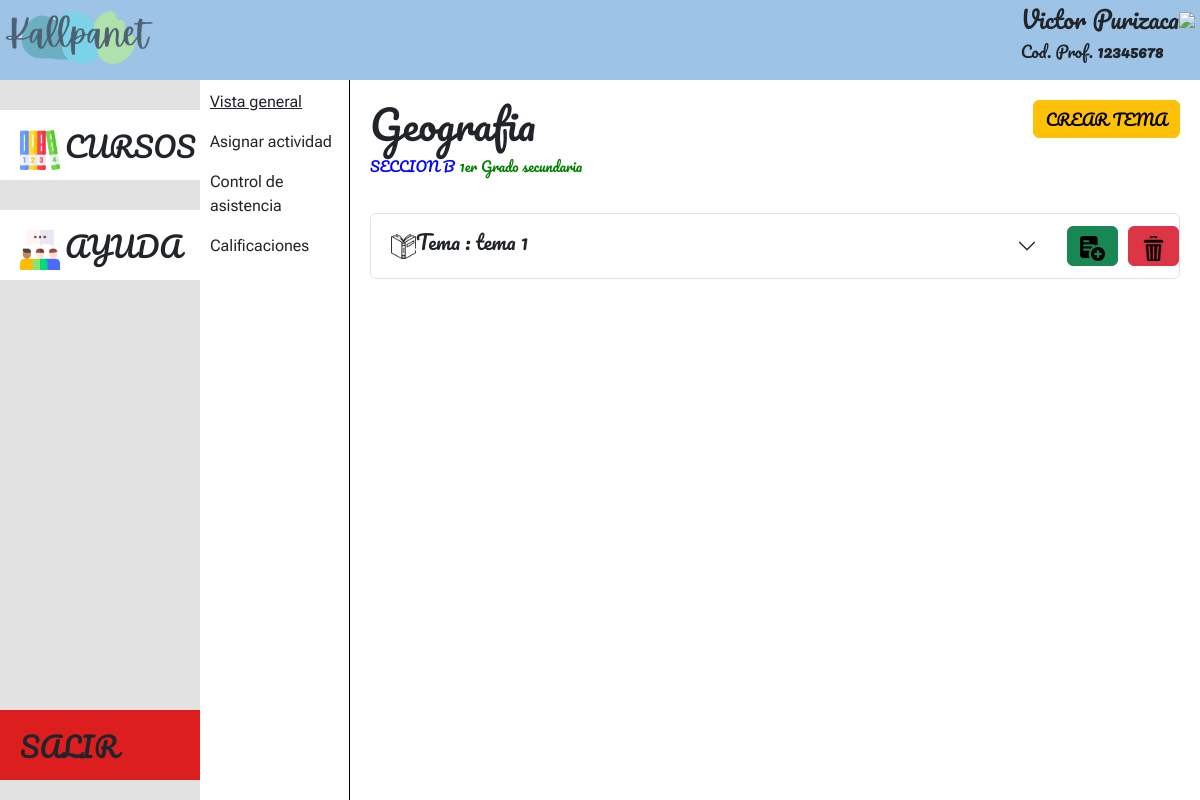
/kallpanet-profesores/profesores.php?codigo=3 (signed in), run on the app's committed database.
### tables this page shows
CREATE TABLE `cursos` (
  `cod_curso` varchar(20) NOT NULL,
  `nombre` varchar(30) NOT NULL,
  `area` varchar(30) DEFAULT NULL,
  `dni_profesor` varchar(20) NOT NULL,
  `cod_seccion` int(20) NOT NULL
);

CREATE TABLE `profesor` (
  `dni_profesor` varchar(20) NOT NULL,
  `nombre` text NOT NULL,
  `apellido` text NOT NULL,
  `usuario` varchar(30) NOT NULL,
  `contrasena` varchar(30) NOT NULL
);

CREATE TABLE `secciones` (
  `cod_seccion` int(20) NOT NULL,
  `nombre_seccion` varchar(30) NOT NULL,
  `cod_grado` int(20) NOT NULL
);

CREATE TABLE `grados` (
  `cod_grado` int(20) NOT NULL,
  `nombre_grado` varchar(30) NOT NULL,
  `cod_institucion` varchar(30) NOT NULL
);

CREATE TABLE `temas` (
  `id_tema` varchar(20) NOT NULL,
  `nombre` varchar(50) NOT NULL,
  `fecha` date NOT NULL,
  `hora` time(6) NOT NULL,
  `cod_curso` varchar(20) NOT NULL
);

### kallpanet-profesores/profesores.php (the view, shortened to what this page needs)
<!DOCTYPE html>
<html>
<head>
  <link href="https://cdn.jsdelivr.net/npm/bootstrap@5.3.0/dist/css/bootstrap.min.css" rel="stylesheet">
  <link href="css/normalize.css" rel="stylesheet" type="text/css">
  <link href="https://cdn.jsdelivr.net/npm/bootstrap@5.3.0/dist/css/bootstrap.min.css" rel="stylesheet">
<link rel="stylesheet" href="css/loginKallpanet_vcf.css">
</head>
<body>
<?php
if (isset($_GET['codigo'])) {
    $parametro = $_GET['codigo'];
} else {
    header("Location: profesores-admin.php");
    exit();
}
?>
    <div class="contenedor">
    <div class="contenedor">
   <div class="panel-arriba" style="padding: 5px;display:flex">
   <div><img src="images/logo_kallpanet.png" style="width: 150px;margin-top:-10px;opacity:.5"></div>
    <div style="margin-left:auto; display:flex">
    <div class="datos-profesor">
    <?php
   echo "<h4>".$_SESSION['nombre']." ".$_SESSION['apellido']."</h4>";
   echo "<h6>Cod. Prof. <strong>".$_SESSION['dni_profesor']."</strong></h6>";
    ?>
    </div>
    <div class="imagen-profesor" style="border-radius: 50%;">
        <img src="images/profesor.png" style="width: 60px;">
    </div></div>
   </div>
      <div class="panel-abajo">
      <div class="panel-izquierda">
      <div class="btn-1" id="btn-1" style="display: flex;">
        <img src="images/libros.png" style="height: 40px;width:40px; margin-right:5px">
        <h3>CURSOS</h3>
      </div>
      <div class="btn-2" id="btn-2" style="display: flex;">
      <img src="images/hablar.png" style="height: 40px;width:40px; margin-right:5px">
      <h3>AYUDA</h3>
      </div>
      <div class="btn-salir" id="salir">
        <h3>SALIR</h3>
      </div>
    </div>
          <div class="menu-lateral" style="padding: 10px;">
            <p id="p1" style="text-decoration: underline;">Vista general</p>
            <p id="p2">Asignar actividad</p>
            <p id="p3">Control de asistencia</p>
            <p id="p4">Calificaciones</p>
          </div>
          <div class="contenido" >
            <div style="display:flex">
            <?php
            require_once 'conexion_bd.php';
            $con = "SELECT * FROM cursos WHERE cod_curso='$parametro'";
            $resp = mysqli_query($connection, $con);
    if(mysqli_num_rows($resp) > 0){
            while($row = mysqli_fetch_assoc($resp)){
              echo '<h1>'.$row['nombre'].'</h1>';
            }
    }
            ?>
            <div style="margin-left: auto;"><button type="button" class="btn btn-warning" id="crear_tema" onclick="crearTema()">CREAR TEMA</button></div>
            </div>
            <?php
              $dni_profesor = $_SESSION['dni_profesor'];
              $query = "SELECT p.*,c.nombre AS nombre_curso, c.cod_curso, s.nombre_seccion, s.cod_seccion, g.nombre_grado  FROM profesor as p INNER JOIN cursos as c ON p.dni_profesor = c.dni_profesor
                INNER JOIN secciones AS s ON c.cod_seccion = s.cod_seccion INNER JOIN grados AS g ON s.cod_grado = g.cod_grado WHERE p.dni_profesor = '$dni_profesor' AND c.cod_curso = '$parametro'";
          $res = mysqli_query($connection,$query);
          if(mysqli_num_rows($res) > 0){
            while($row = mysqli_fetch_assoc($res)){
              echo'<div style="display:flex;"><p style="color:blue;margin-right:5px;font-size: 14px;">'.$row['nombre_seccion'].'</p> <p style="color:green;font-size: 14px;">'.$row['nombre_grado'].'</p></div>';
            }
          }
            ?>
            <?php
require "conexion_bd.php";
$consulta = "SELECT nombre, id_tema FROM temas WHERE cod_curso='$parametro'";
$resultado = mysqli_query($connection, $consulta);
if(mysqli_num_rows($resultado) > 0){
  while($fila = mysqli_fetch_assoc($resultado)){
    $nombre_tema = $fila['nombre'];
    $id_tema = $fila['id_tema'];
    echo '
    <div class="accordion" id="'.$fila['id_tema'].'" style="margin-top: 20px;">
      <div class="accordion-item">
        <div class="accordion-header" id="headingOne">
          <div style="display:flex;">
            <button class="accordion-button collapsed" type="button" data-bs-toggle="collapse" data-bs-target="#'.$id_tema.'_col" aria-expanded="false" aria-controls="collapseOne">
            <img src="images/libro-abierto.png" height="25px" styles="margin-right:5px"><h5 styles="margin-left:10px">Tema : '.$nombre_tema.'</h5>
            </button>
            <div style="display: flex;height:40px;margin-top:auto;margin-bottom:auto">
              <button type="button" class="btn btn-success" style="margin-right: 10px;margin-left: 10px;" onclick="addSubtema('.$id_tema.')"><img src="images/anadir.png" height="25px"></button>
              <button type="button" class="btn btn-danger" onclick="eliminar('.$id_tema.')"><img src="images/eliminar.png" height="25px"></button>
            </div>
          </div>
        </div>';
        echo '</div>
      </div>
    ';
  }
}
?>
      </div>
    </div>
</body>
</html>

### kallpanet-profesores/css/loginKallpanet_vcf.css (style rules this page uses)
:root { --ancho-login: calc(100vh * 9 / 10); }
body { font-family: 'Fasthand', cursive; font-family: 'Pacifico', cursive; }
.menu-lateral { font-family: 'Roboto Flex', sans-serif; }
.btn-2 { padding: 20px; width: auto; height: 70px; margin-top: 30px; background:rgb(255,255,255); }

### kallpanet-profesores/profesores.php (style rules this page uses)
.contenedor { position: absolute; width: 100%; height: 100%; }
.panel-arriba { position: absolute; top: 0; width: 100%; height: 80px; background: rgb(157, 195, 230); display: flex; }
.panel-abajo { position: absolute; top: 80px; display: flex; width: 100%; height: calc(100% - 80px); }
.panel-izquierda { position: absolute; overflow: auto; width: 200px; height: 100%; background:rgb(227, 226, 226); }
.btn-1 { padding: 20px; width: auto; height: 70px; margin-top: 30px; background:rgb(255,255,255); }
.btn-salir { position: absolute; bottom: 20px; width: 200px; padding: 20px; height: 70px; background:rgb(220,30,30); }
.menu-lateral { position: absolute; left: 200px; border-right: 1px solid black; height: 100%; width: 150px; }
#p1, #p2, #p3, #p4 { cursor: pointer; }
.contenido { left: 350px; position: absolute; overflow: auto; height: 100%; width: calc(100% - 350px); padding: 20px; }

### data on the page
cursos: nombre "Geografia"
profesor: secciones.nombre_seccion "SECCION B", grados.nombre_grado "1er Grado secundaria"
temas: nombre "tema 1"

### other printed values
$_SESSION['nombre'] "Victor"
$_SESSION['apellido'] "Purizaca"
$_SESSION['dni_profesor'] "12345678"
